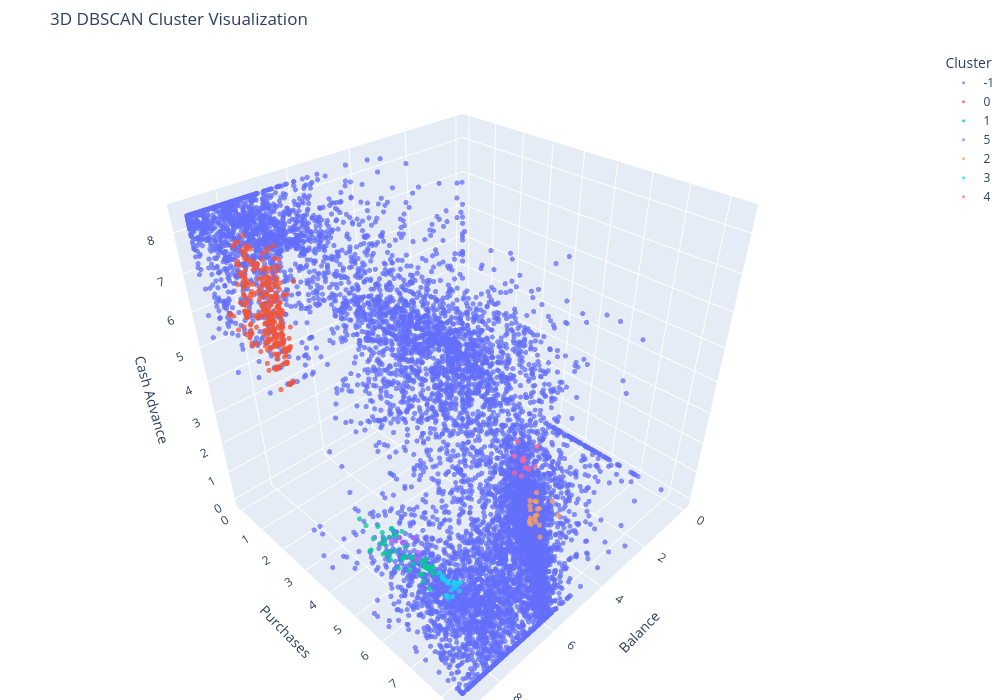

The notebook cell saved with this chart:
### Markdown cell above
###  Interpretation

- The scatter plot shows clusters identified by DBSCAN along with any isolated observations.
- Customers labelled as **-1** represent noise points that do not belong to any dense cluster.

### Code cell
# 3D Scatter Plot

fig = px.scatter_3d(df,
                    x="BALANCE",
                    y="PURCHASES",
                    z="CASH_ADVANCE",
                    color=df["DBSCAN_Cluster"].astype(str),
                    title="3D DBSCAN Cluster Visualization",
                    opacity=0.75,
                    height=700,
                    width=1000)

fig.update_traces(marker=dict(size=3))
fig.update_layout(scene=dict(xaxis_title="Balance",
                             yaxis_title="Purchases",
                             zaxis_title="Cash Advance",
                             aspectmode="cube"),
                  legend_title="Cluster",
                  margin=dict(l=0, r=0, b=0, t=50))
fig.show()

### Figure 1 — Plotly figure (JSON) as saved in the notebook; plotly's stock layout.template omitted (floating-point values rounded to 4 significant figures; data arrays with more than 128 entries replaced by an {"elided": "..."} marker saying what was removed)
{"data": [{"hovertemplate": "color=-1<br>BALANCE=%{x}<br>PURCHASES=%{y}<br>CASH_ADVANCE=%{z}<extra></extra>", "legendgroup": "-1", "marker": {"color": "#636efa", "opacity": 0.75, "size": 3, "symbol": "circle"}, "mode": "markers", "name": "-1", "scene": "scene", "showlegend": true, "type": "scatter3d", "x": {"elided": "8518 float values"}, "y": {"elided": "8518 float values"}, "z": {"elided": "8518 float values"}}, {"hovertemplate": "color=0<br>BALANCE=%{x}<br>PURCHASES=%{y}<br>CASH_ADVANCE=%{z}<extra></extra>", "legendgroup": "0", "marker": {"color": "#EF553B", "opacity": 0.75, "size": 3, "symbol": "circle"}, "mode": "markers", "name": "0", "scene": "scene", "showlegend": true, "type": "scatter3d", "x": {"elided": "319 float values"}, "y": {"elided": "319 float values"}, "z": {"elided": "319 float values"}}, {"hovertemplate": "color=1<br>BALANCE=%{x}<br>PURCHASES=%{y}<br>CASH_ADVANCE=%{z}<extra></extra>", "legendgroup": "1", "marker": {"color": "#00cc96", "opacity": 0.75, "size": 3, "symbol": "circle"}, "mode": "markers", "name": "1", "scene": "scene", "showlegend": true, "type": "scatter3d", "x": [7.35, 7.71, 7.331, 6.933, 6.975, 7.008, 6.99, 7.567, 7.668, 6.874, 6.981, 7.282, 7.256, 7.387, 7.192, 6.846, 6.877, 7.538, 7.193, 7.034, 6.962, 6.913, 7.056, 6.822, 7.444, 7.407, 7.019, 7.243, 7.157, 6.982, 7.079, 6.762, 7.479, 7.039, 6.615, 7.219, 6.967, 7.269, 7.438, 7.004, 7.519, 6.988, 6.821, 7.263, 7.139, 7.366, 6.741, 7.032, 6.992, 6.929, 7.154, 7.009], "y": [4.208, 3.843, 3.864, 4.369, 3.332, 3.843, 5.602, 4.796, 3.843, 5.375, 5.017, 5.332, 4.596, 5.533, 3.086, 3.932, 3.948, 4.169, 4.949, 3.579, 4.968, 5.089, 5.215, 5.059, 5.829, 5.017, 5.485, 5.355, 3.784, 5.303, 4.758, 3.645, 4.17, 4.771, 3.917, 4.317, 5.306, 3.932, 4.311, 5.398, 4.435, 5.841, 3.843, 4.644, 4.613, 3.584, 3.651, 4.796, 5.187, 5.33, 2.773, 5.303], "z": [0.0, 0.0, 0.0, 0.0, 0.0, 0.0, 0.0, 0.0, 0.0, 0.0, 0.0, 0.0, 0.0, 0.0, 0.0, 0.0, 0.0, 0.0, 0.0, 0.0, 0.0, 0.0, 0.0, 0.0, 0.0, 0.0, 0.0, 0.0, 0.0, 0.0, 0.0, 0.0, 0.0, 0.0, 0.0, 0.0, 0.0, 0.0, 0.0, 0.0, 0.0, 0.0, 0.0, 0.0, 0.0, 0.0, 0.0, 0.0, 0.0, 0.0, 0.0, 0.0]}, {"hovertemplate": "color=5<br>BALANCE=%{x}<br>PURCHASES=%{y}<br>CASH_ADVANCE=%{z}<extra></extra>", "legendgroup": "5", "marker": {"color": "#ab63fa", "opacity": 0.75, "size": 3, "symbol": "circle"}, "mode": "markers", "name": "5", "scene": "scene", "showlegend": true, "type": "scatter3d", "x": [7.036, 7.02, 6.98, 6.884, 6.534, 6.867, 6.812, 6.81, 6.942, 6.876], "y": [3.951, 4.866, 4.06, 4.215, 4.323, 4.215, 4.037, 4.763, 4.931, 4.255], "z": [0.0, 0.0, 0.0, 0.0, 0.0, 0.0, 0.0, 0.0, 0.0, 0.0]}, {"hovertemplate": "color=2<br>BALANCE=%{x}<br>PURCHASES=%{y}<br>CASH_ADVANCE=%{z}<extra></extra>", "legendgroup": "2", "marker": {"color": "#FFA15A", "opacity": 0.75, "size": 3, "symbol": "circle"}, "mode": "markers", "name": "2", "scene": "scene", "showlegend": true, "type": "scatter3d", "x": [3.827, 2.737, 3.495, 3.399, 3.287, 3.129, 3.763, 3.234, 3.043, 3.605, 3.661, 3.831, 2.689, 3.657, 3.025, 3.435, 3.687, 3.004, 3.185, 4.03], "y": [6.1, 5.474, 6.038, 5.786, 5.673, 5.55, 6.045, 5.907, 5.664, 6.096, 6.183, 6.155, 5.999, 5.991, 5.706, 6.043, 6.337, 6.46, 5.93, 6.621], "z": [0.0, 0.0, 0.0, 0.0, 0.0, 0.0, 0.0, 0.0, 0.0, 0.0, 0.0, 0.0, 0.0, 0.0, 0.0, 0.0, 0.0, 0.0, 0.0, 0.0]}, {"hovertemplate": "color=3<br>BALANCE=%{x}<br>PURCHASES=%{y}<br>CASH_ADVANCE=%{z}<extra></extra>", "legendgroup": "3", "marker": {"color": "#19d3f3", "opacity": 0.75, "size": 3, "symbol": "circle"}, "mode": "markers", "name": "3", "scene": "scene", "showlegend": true, "type": "scatter3d", "x": [7.288, 6.946, 6.96, 6.916, 7.325, 6.889, 6.852, 6.955, 6.955, 7.063, 6.837, 6.959, 7.202, 7.282, 6.737, 6.775, 6.968, 6.981, 6.863, 6.921], "y": [6.248, 6.372, 5.873, 6.155, 6.34, 5.62, 6.11, 6.225, 5.953, 6.216, 6.1, 6.035, 6.384, 6.26, 6.21, 6.184, 5.802, 5.99, 6.215, 5.748], "z": [0.0, 0.0, 0.0, 0.0, 0.0, 0.0, 0.0, 0.0, 0.0, 0.0, 0.0, 0.0, 0.0, 0.0, 0.0, 0.0, 0.0, 0.0, 0.0, 0.0]}, {"hovertemplate": "color=4<br>BALANCE=%{x}<br>PURCHASES=%{y}<br>CASH_ADVANCE=%{z}<extra></extra>", "legendgroup": "4", "marker": {"color": "#FF6692", "opacity": 0.75, "size": 3, "symbol": "circle"}, "mode": "markers", "name": "4", "scene": "scene", "showlegend": true, "type": "scatter3d", "x": [1.836, 1.961, 1.354, 1.911, 2.141, 1.978, 2.561, 2.118, 2.511, 1.888, 1.131], "y": [4.257, 4.313, 3.638, 4.331, 4.564, 4.007, 4.499, 4.682, 4.729, 4.745, 4.19], "z": [0.0, 0.0, 0.0, 0.0, 0.0, 0.0, 0.0, 0.0, 0.0, 0.0, 0.0]}], "layout": {"height": 700, "legend": {"title": {"text": "Cluster"}, "tracegroupgap": 0}, "margin": {"b": 0, "l": 0, "r": 0, "t": 50}, "scene": {"aspectmode": "cube", "domain": {"x": [0, 1], "y": [0, 1]}, "xaxis": {"title": {"text": "Balance"}}, "yaxis": {"title": {"text": "Purchases"}}, "zaxis": {"title": {"text": "Cash Advance"}}}, "title": {"text": "3D DBSCAN Cluster Visualization"}, "width": 1000}}
